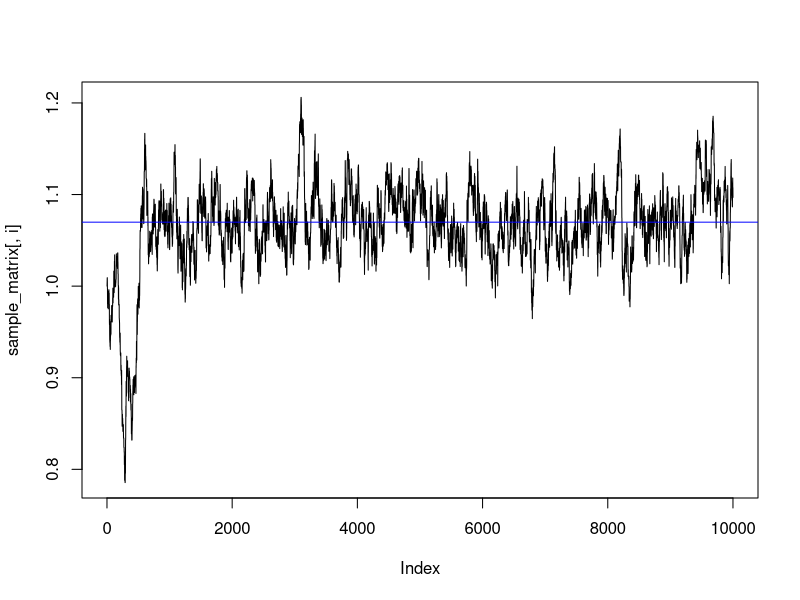
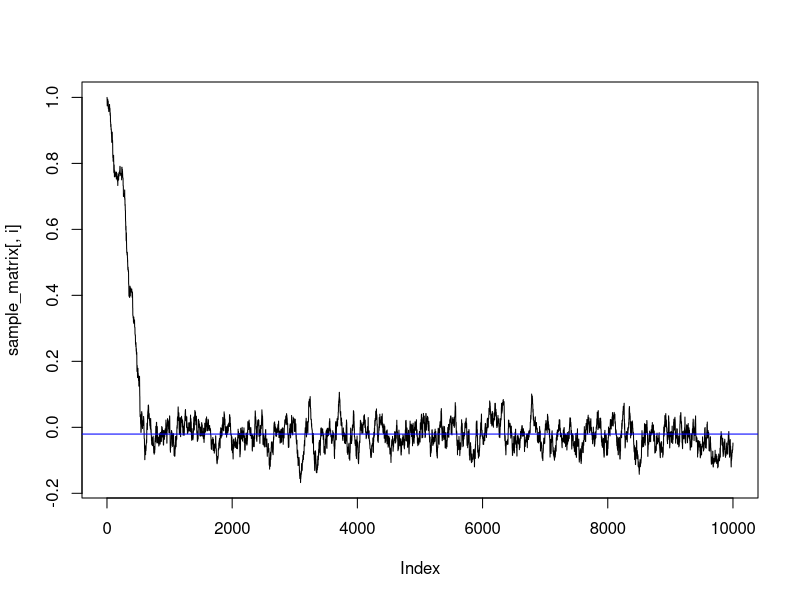
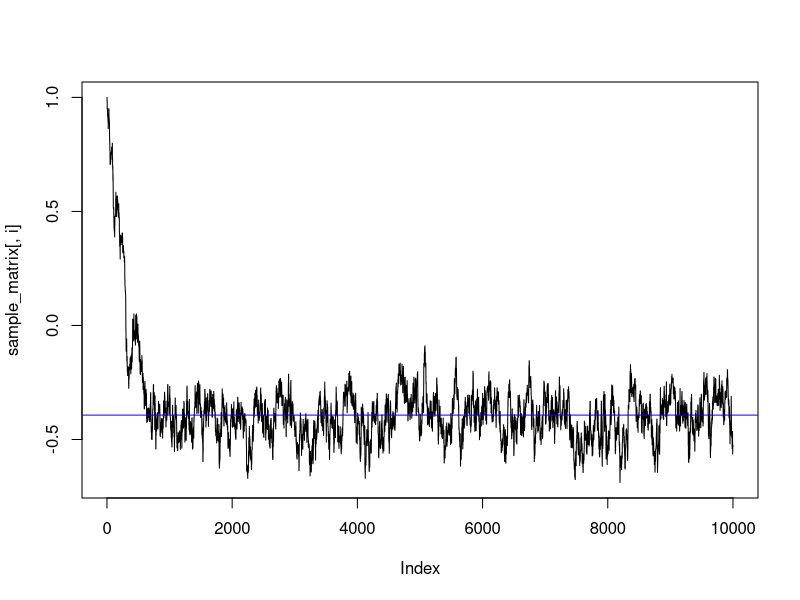
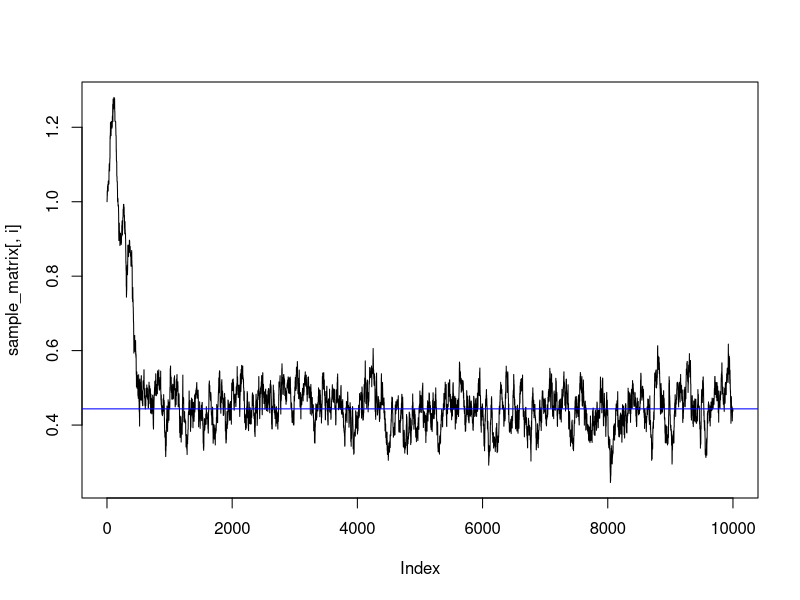
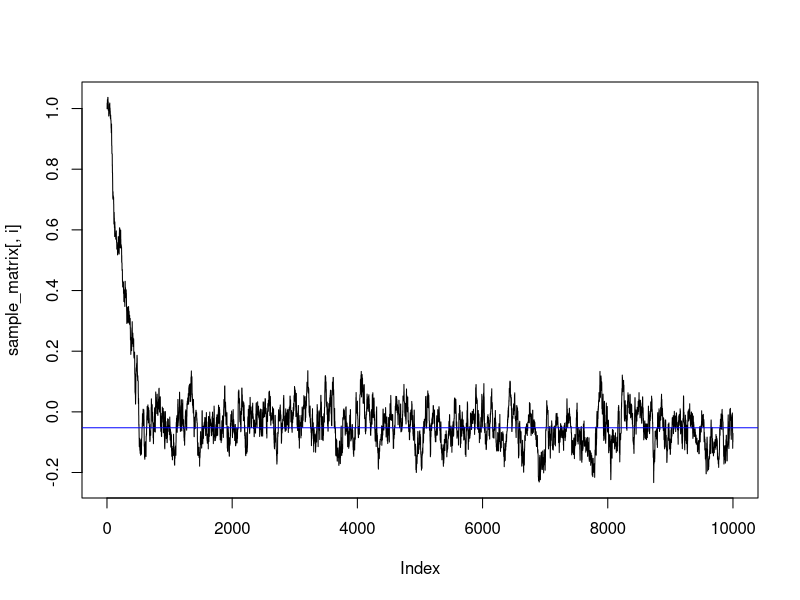
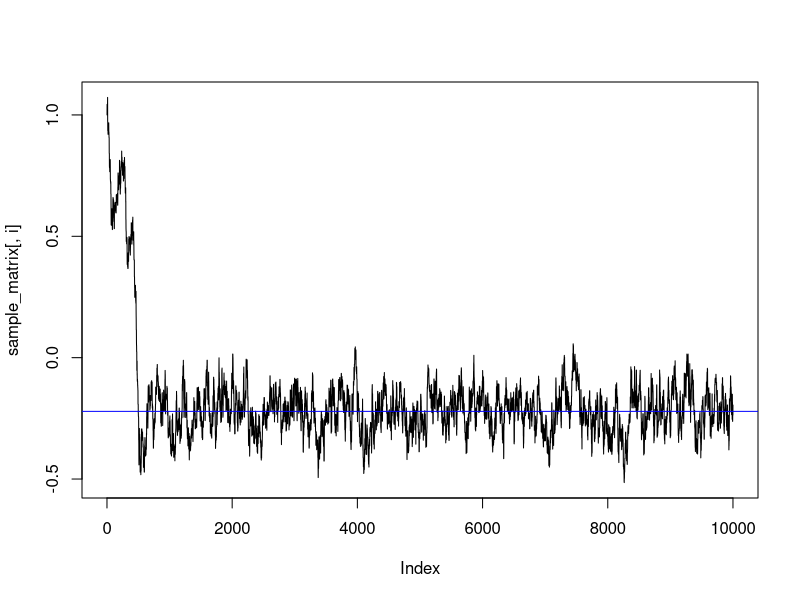
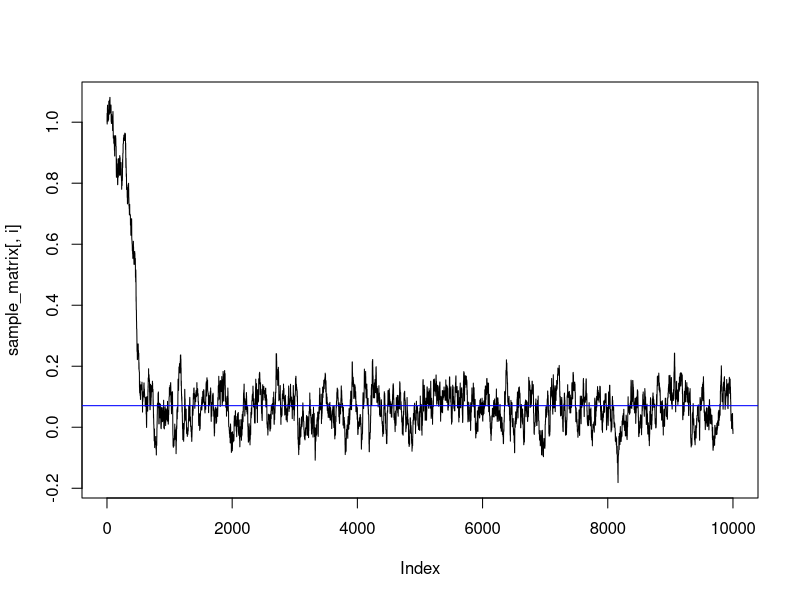
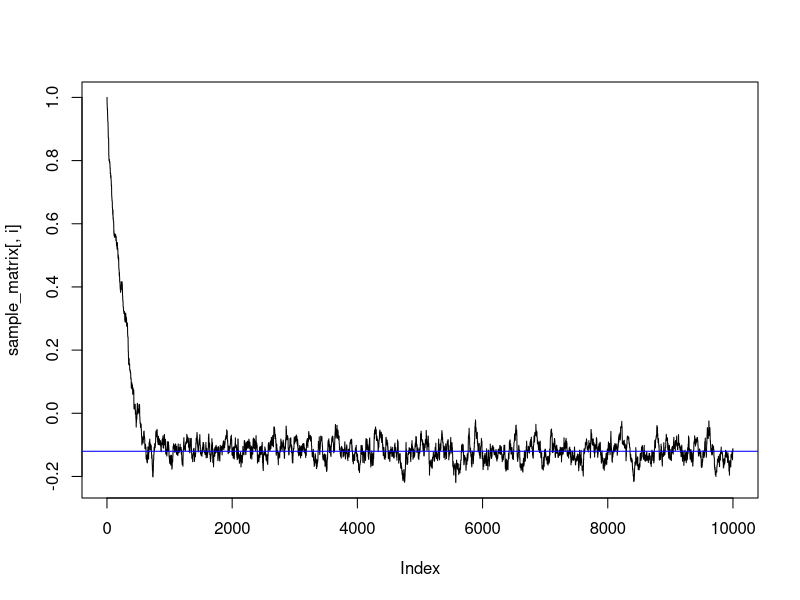

These charts were generated, in order, by the following R code:
data = read.table('eBayNumberOfBidderData.dat', header = TRUE)
data_shaved = data
data_shaved[2] = NULL


# A #############################################
a_model = glm(nBids~., data = data_shaved, family = "poisson")
a_model
# Significant covariates
# Most impactful variable is MinBidShare

# B #############################################
library("mvtnorm")
library("bayestestR")

poisson_posterior <- function(initVal, y, X, mu, Sigma)
{
  lambda <- exp(as.matrix(X)%*%initVal);
  loglik <- sum(dpois(y,lambda, log = TRUE)); 
  logPrior <- dmvnorm(initVal, mu, Sigma, log=TRUE); # Denisty multivariate normal
  return(loglik + logPrior) 
  
}

initval = rnorm(9)
Y  = data$nBids
X  = data[,2:10]
mean = as.matrix(rep(0,9))
Sigma = 100* solve(t(as.matrix(X))%*%as.matrix(X))

OptimRes <- optim(initval,poisson_posterior,gr=NULL,Y,X,mean,Sigma,method=c("BFGS"),
                  control=list(fnscale=-1),hessian=TRUE)
OptimRes$par
a_model$coefficients

# C ######################################################
hessian = solve(-OptimRes$hessian)
post_mode = OptimRes$par
posterior_beta_theta0 = rmvnorm(1, post_mode, hessian)

LogPostPoissonBeta <- function(beta, Sigma, mu, y, x)
{
  first  = (y * (beta %*% t(as.matrix(x))))
  second = (exp(beta %*% t(as.matrix(x)) ))
  third  = (log(factorial(y)) )
  loglik <-sum( first - second - third)
  logprior <- dmvnorm(beta,mu,Sigma, log = TRUE)
  return (loglik + logprior)
}

RWMSampler <- function(funct_object, iterations, c, Hessian, Post_mode, Sigma, mu, Y,X)
{
  sample_matrix = matrix(1, iterations, 9)
  not = 0
  acc = 1
  for (i in 2:iterations)
  {
    logsample_prev_p = funct_object(sample_matrix[i-1,],Sigma, mu,Y,X)
    
    sample = rmvnorm(1, mean = sample_matrix[i-1,], sigma = Hessian * c)
    logsample_p = funct_object(sample, Sigma, mu, Y,X)
    alpha = min(1,exp(logsample_p-logsample_prev_p))
    random = runif(1, min=0, max=1)
    if(alpha < random)
    {
      sample_matrix[i,] = sample_matrix[i-1,]
      not = not + 1
    }
    else
    {
      sample_matrix[i,] = sample
      acc = acc + 1
    }
    
  }

  print(acc/(acc+not))
  return (sample_matrix)
}

c=0.1
iterations = 10000
#logpost <- LogPostPoissonBeta(beta,Sigma,Mu,Y,X)
sample_matrix<- RWMSampler(LogPostPoissonBeta, iterations,c,hessian,post_mode, Sigma, mean, Y,X)


for(i in 1:9){
  plot(sample_matrix[,i], type = "l")
  abline(h=post_mode[i],col = "blue")
    }
# Stabelizes after 2000 ish
# Seems to converge to values we got from optim.
# D #################################################
characteristics = c(0, 1,0,1,0,1,0,1.2,0.8)
after_burnout <- sample_matrix[1001:10000,] # Decided from C
lambda = exp(after_burnout %*% characteristics)
dist = rpois(1000, lambda)
no_bidders = 0
bidders = 0
for (i in 1:length(dist))
{
  if(dist[i] == 0)
  {
    no_bidders = no_bidders + 1
  }
  else
  {
    bidders = bidders + 1
  }
}

print(no_bidders/(no_bidders+bidders))
# Probability of no bidders is ~79%
